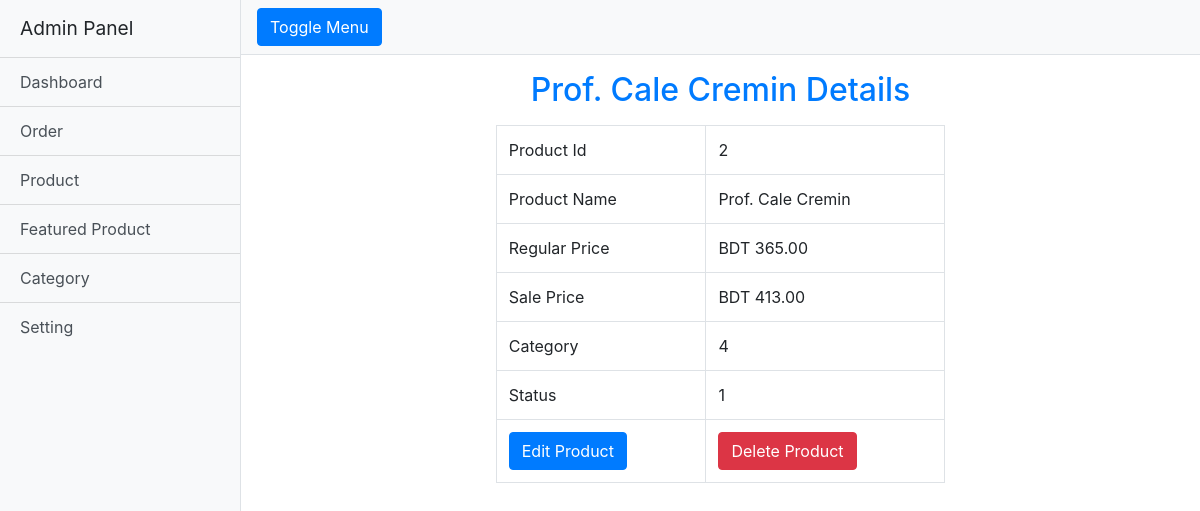
Screenshot of /admin/product-details.php?product=2 with the database file from the repository.
### tables this page shows
CREATE TABLE `products` (
  `id` bigint(20) UNSIGNED NOT NULL,
  `title` varchar(100) NOT NULL,
  `regular_price` double(8,2) NOT NULL,
  `sale_price` double(8,2) NOT NULL,
  `category_id` bigint(20) UNSIGNED NOT NULL,
  `status` tinyint(4) NOT NULL DEFAULT 1,
  `created_at` timestamp NULL DEFAULT NULL,
  `updated_at` timestamp NULL DEFAULT NULL
);

### inc/database.php (called while the page is built, shortened)
<?php
class Database{
    public $host   = 'localhost';
    public $user   = 'root';
    public $pass   = '';
    public $dbname = 'ecomphp';
    public $conn;
    public function __construct()
    {
        $this->conn = new mysqli(
            $this->host,
            $this->user,
            $this->pass,
            $this->dbname
        );
    }
    public function select($query){
        $result = $this->conn->query($query) or
        die($this->conn->error . __LINE__);
        if($result->num_rows > 0){
            return $result;
        }else{
            return false;
        }
    }
}
?>

### admin/product-details.php (the view, shortened to what this page needs)
<?php include 'header.php'; ?>
<?php
    $dt = new Database();
    $productId = $_GET['product'];
    $result = $dt->select("SELECT * FROM products WHERE id = '$productId' ");
    $product = $result->fetch_assoc();
?>
<div class="container">
    <div class="row">
        <div class="col-md-6 offset-md-3">
            <h2 class="text-primary text-center my-3"><?php echo $product['title']; ?> Details</h2>
            <table class="table table-bordered mt-3">
                <tr>
                    <td>Product Id</td>
                     <td><?php echo $product['id']; ?></td>
                </tr>
                <tr>
                    <td>Product Name</td>
                    <td><?php echo $product['title']; ?></td>
                </tr>
                <tr>
                    <td>Regular Price</td>
                    <td>BDT <?php echo $product['regular_price']; ?></td>
                </tr>
                <tr>
                    <td>Sale Price</td>
                    <td>BDT <?php echo $product['sale_price']; ?></td>
                </tr>
                <tr>
                    <td>Category</td>
                    <td><?php echo $product['category_id']; ?></td>
                </tr>
                <tr>
                    <td>Status</td>
                    <td><?php echo $product['status']; ?></td>
                </tr>
                <tr>
                    <td><a href="editproduct.php?product_id=<?php echo $product['id']; ?>" class="btn btn-primary">Edit Product</a></td>
                  <td>
                    <form action="products.php" method="post">
                        <input type="submit" class="btn btn-danger" name="deleteProduct" value="Delete Product">
                   </form>
                  </td>
                </tr>
            </table>
        </div>
    </div>
</div>
<?php include 'footer.php'; ?>

### admin/css/simple-sidebar.css (style rules this page uses)
body { overflow-x: hidden; }

### rows the page displays
products: title "Prof. Cale Cremin", id "2", regular_price "365.00", sale_price "413.00", category "4", status "1"
